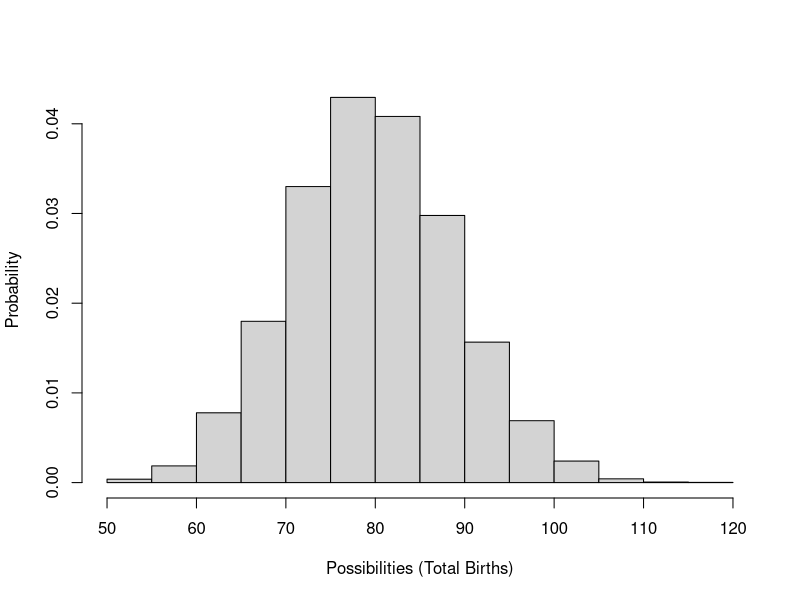
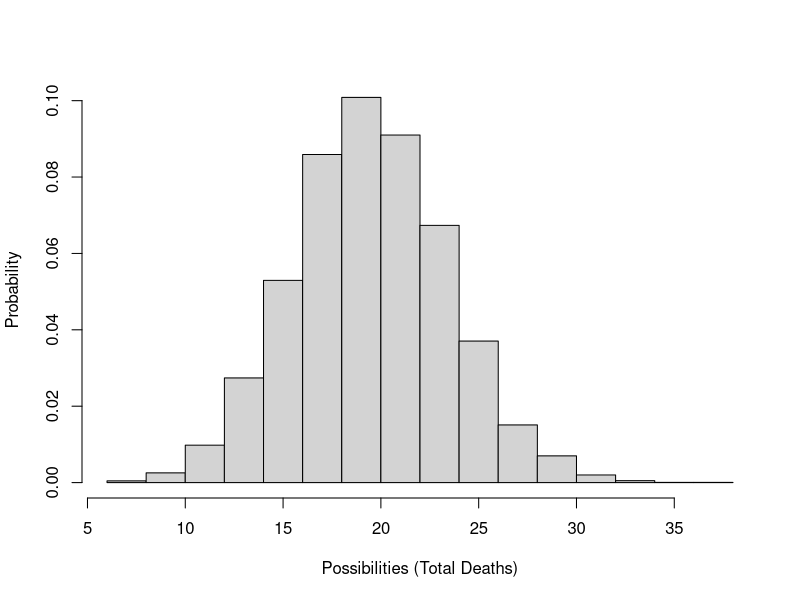
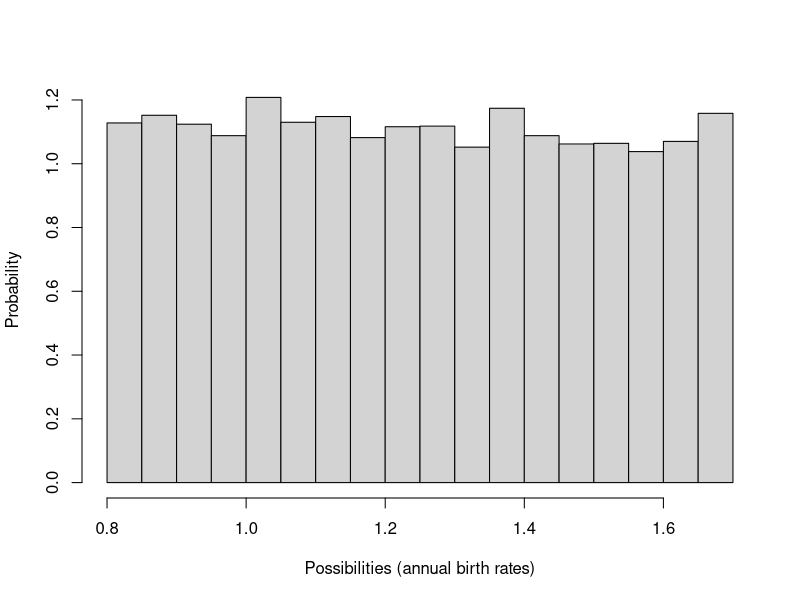
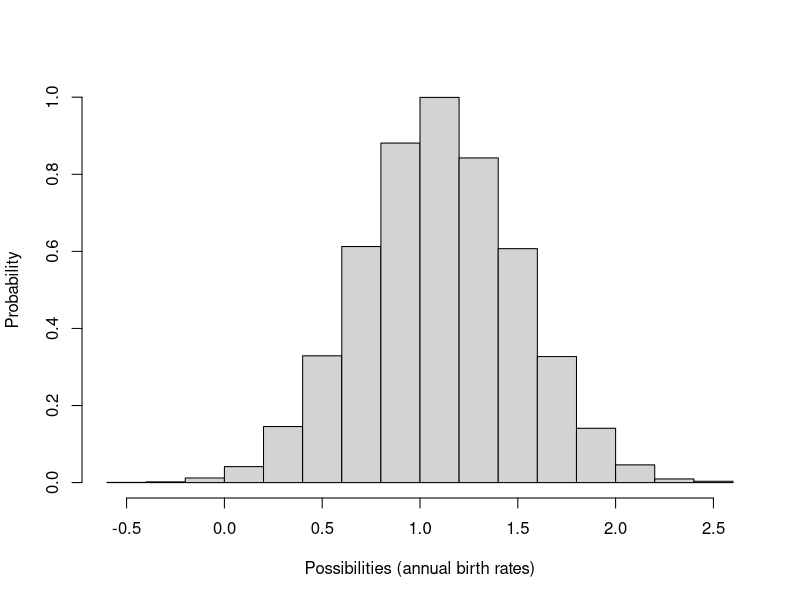

Here is the R script that generated these plots, in order:

############################################################
####                                                    ####  
####  NRES 470, Lab 5                                   ####
####                                                    ####
####  Kevin Shoemaker                                   #### 
####  University of Nevada, Reno                        ####
####                                                    #### 
############################################################


############################################################
####  Stochasticity and Uncertainty                     ####
############################################################



###############
# Review random number generators:

# Poisson distribution

hist(rpois(10000,(100*0.8)),main="",freq = F,ylab="Probability",xlab="Possibilities (Total Births)")


# Binomial distribution

hist(rbinom(10000,100,0.2),main="",xlab="Possibilities (Total Deaths)",freq = F,ylab="Probability")


# Uniform distribution

hist(runif(10000,0.8,1.7),main="",freq=F,xlab="Possibilities (annual birth rates)",ylab="Probability")


# Normal distribution

hist(rnorm(10000,1.1,0.4),main="",xlab="Possibilities (annual birth rates)",freq = F,ylab="Probability")
